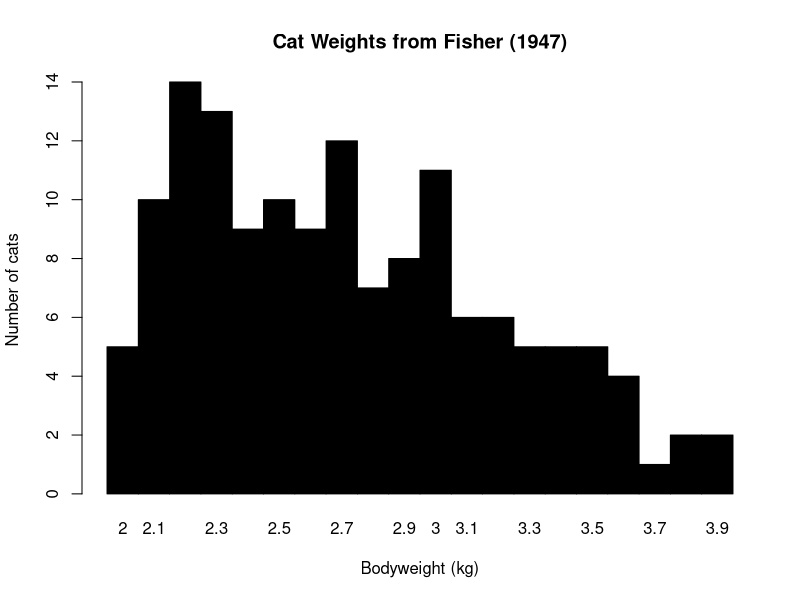
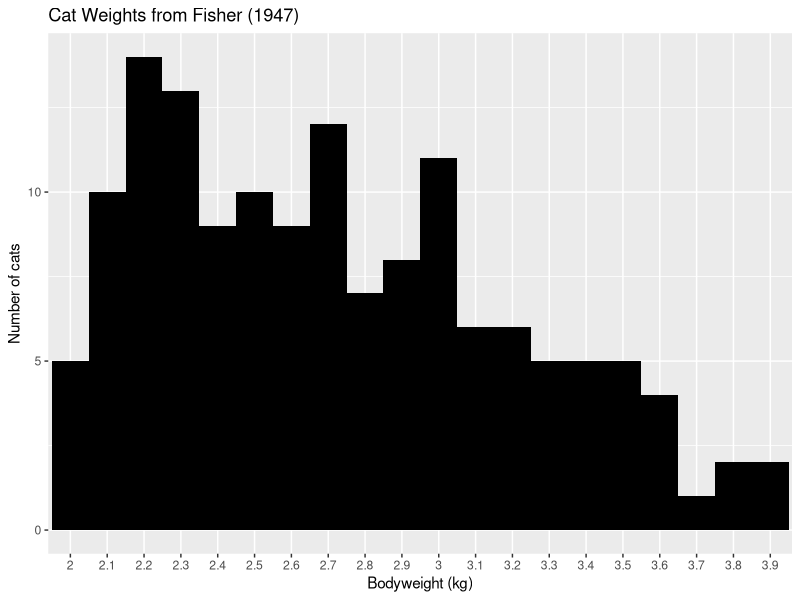

Write the R code that produced these figures, in order.
## ---- chunk 1
knitr::opts_chunk$set(echo = TRUE)
## ---- chunk 2
library("MASS")
data(cats)
str(cats)
## ---- chunk 3
head(cats)
## ---- chunk 4
counts = table(cats$Bwt)
barplot(counts, space = 0, col = "black", xlab = "Bodyweight (kg)", ylab = "Number of cats", main = "Cat Weights from Fisher (1947)")
## ---- chunk 5
library(ggplot2)
p<-ggplot(data=cats, aes(x=factor(Bwt))) + geom_histogram(stat="count", width=1, fill="black") + xlab("Bodyweight (kg)") + ylab("Number of cats") + ggtitle("Cat Weights from Fisher (1947)")
p
